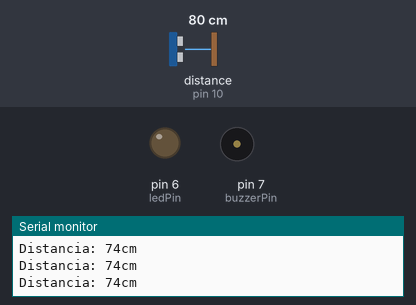
This sketch was run on a simulated Arduino Uno, built with avr-gcc and run on an emulated ATmega328P. On the bench: output pins drawn as LEDs (lit = HIGH), buzzer (waves = sounding), the last lines printed to the serial monitor. Wiring (inferred from the names in the program): ultrasonic range finder: trigger pin 9; echo pin 10. The inputs (shaded band) are chosen by the test bench; at power-on: distance to the obstacle (sensor on pin 10) 80 cm. The echo pulse lasts 58.3 µs per cm; pins used as bus, display or sensor lines are not drawn.

Above: at 1.3 s.
1.4 s: distance to the obstacle (sensor on pin 10) set to 13 cm
2.9 s: distance to the obstacle (sensor on pin 10) set to 10 cm
At 3.7 s:
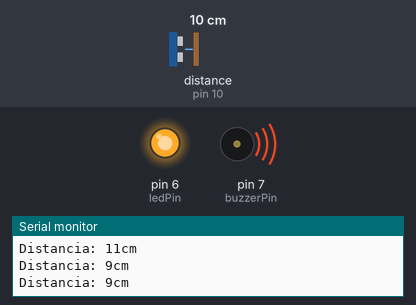
4.5 s: distance to the obstacle (sensor on pin 10) set to 18 cm
At 4.9 s:
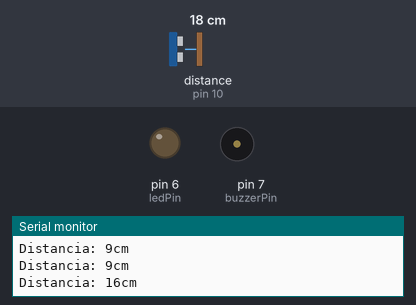
6.0 s: distance to the obstacle (sensor on pin 10) set to 2 cm
At 7.5 s:
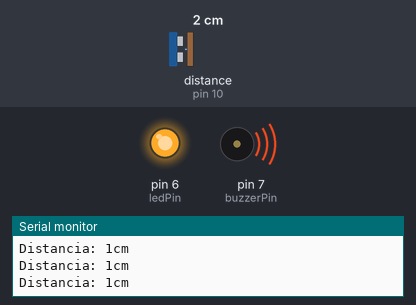
Timing chart, 0 to 8.5 s (numbered marks = the images above; inputs shaded):
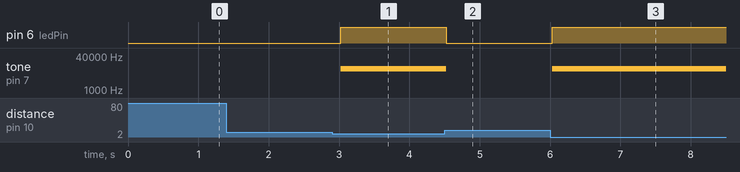

Measured:
- the behaviour switches between 12 and 11 cm on distance to the obstacle (sensor on pin 10) (found by bisection; images 0 and 1)
- after the input at 2.9 s, pin 6 (ledPin): LOW → HIGH after 0.12 s; tone on pin 7 (buzzerPin): silent → 10000 Hz after 0.12 s
- after the input at 4.5 s, pin 6 (ledPin): HIGH → LOW at once; tone on pin 7 (buzzerPin): 10000 Hz → silent at once
- after the input at 6.0 s, pin 6 (ledPin): LOW → HIGH at once; tone on pin 7 (buzzerPin): silent → 10000 Hz at once

The sketch:

EX6.ino
```cpp
#include <HCSR04.h>

#define trigPin 9
#define echoPin 10 // 2
#define ledPin 6
#define buzzerPin 7

void setup() {
  pinMode(trigPin, OUTPUT);
  pinMode(echoPin, INPUT);
  pinMode(ledPin, OUTPUT);
  pinMode(buzzerPin, OUTPUT);
  Serial.begin(9600);
}

void loop() {
  long duration;
  int distance;

  digitalWrite(trigPin, LOW);
  delayMicroseconds(2);
  digitalWrite(trigPin, HIGH);
  delayMicroseconds(10);
  digitalWrite(trigPin, LOW);

  duration = pulseIn(echoPin, HIGH);
  distance = duration * 0.032 / 2;
  Serial.print("Distancia: ");
  Serial.print(distance);
  Serial.println("cm");

  if (distance < 10){
    digitalWrite(ledPin, HIGH);
    tone(buzzerPin, 10000);
  } else{
    digitalWrite(ledPin, LOW);
    noTone(buzzerPin);

  }

delay(500);

}
```
